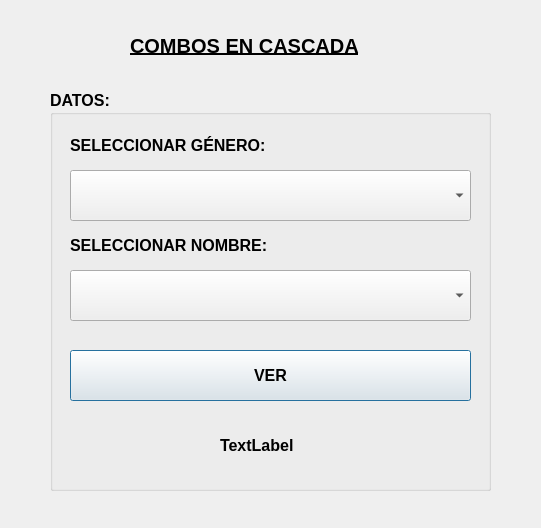
<?xml version="1.0" encoding="UTF-8"?>
<ui version="4.0">
 <class>Dialog</class>
 <widget class="QDialog" name="Dialog">
  <property name="geometry">
   <rect>
    <x>0</x>
    <y>0</y>
    <width>541</width>
    <height>528</height>
   </rect>
  </property>
  <property name="windowTitle">
   <string>Dialog</string>
  </property>
  <widget class="QLabel" name="label">
   <property name="geometry">
    <rect>
     <x>130</x>
     <y>20</y>
     <width>291</width>
     <height>51</height>
    </rect>
   </property>
   <property name="font">
    <font>
     <pointsize>15</pointsize>
     <weight>75</weight>
     <bold>true</bold>
     <underline>true</underline>
    </font>
   </property>
   <property name="text">
    <string>COMBOS EN CASCADA</string>
   </property>
  </widget>
  <widget class="QGroupBox" name="groupBox">
   <property name="geometry">
    <rect>
     <x>50</x>
     <y>90</y>
     <width>441</width>
     <height>401</height>
    </rect>
   </property>
   <property name="font">
    <font>
     <pointsize>12</pointsize>
     <weight>75</weight>
     <bold>true</bold>
    </font>
   </property>
   <property name="title">
    <string>DATOS: </string>
   </property>
   <widget class="QLabel" name="label_2">
    <property name="geometry">
     <rect>
      <x>20</x>
      <y>40</y>
      <width>251</width>
      <height>31</height>
     </rect>
    </property>
    <property name="text">
     <string>SELECCIONAR GÉNERO:</string>
    </property>
   </widget>
   <widget class="QComboBox" name="cbogenero">
    <property name="geometry">
     <rect>
      <x>20</x>
      <y>80</y>
      <width>401</width>
      <height>51</height>
     </rect>
    </property>
   </widget>
   <widget class="QLabel" name="label_3">
    <property name="geometry">
     <rect>
      <x>20</x>
      <y>140</y>
      <width>251</width>
      <height>31</height>
     </rect>
    </property>
    <property name="text">
     <string>SELECCIONAR NOMBRE:</string>
    </property>
   </widget>
   <widget class="QComboBox" name="cbonombres">
    <property name="geometry">
     <rect>
      <x>20</x>
      <y>180</y>
      <width>401</width>
      <height>51</height>
     </rect>
    </property>
   </widget>
   <widget class="QPushButton" name="btnver">
    <property name="geometry">
     <rect>
      <x>20</x>
      <y>260</y>
      <width>401</width>
      <height>51</height>
     </rect>
    </property>
    <property name="text">
     <string>VER</string>
    </property>
   </widget>
   <widget class="QLabel" name="lblresultado">
    <property name="geometry">
     <rect>
      <x>170</x>
      <y>340</y>
      <width>131</width>
      <height>31</height>
     </rect>
    </property>
    <property name="text">
     <string>TextLabel</string>
    </property>
   </widget>
  </widget>
 </widget>
 <resources/>
 <connections/>
</ui>
